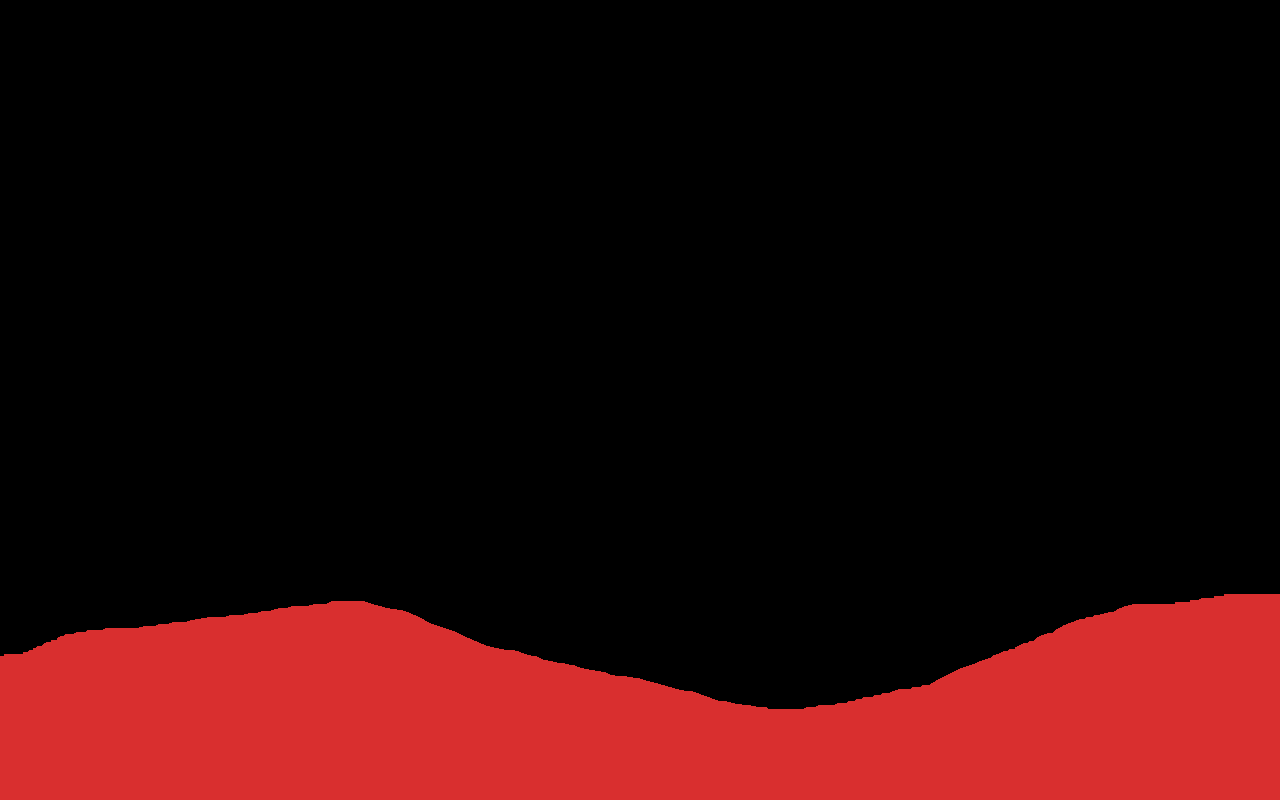

The image is a tile-based game level rendered from a .tmx file. Its description and complete source (layers, tilesets, objects, tile grids) follow:
An orthogonal 40x25 tile map with 32x32 px tiles, 1 tile layer (Ground).

<map version="1.9" tiledversion="1.9.1" orientation="orthogonal" renderorder="right-down" width="40" height="25" tilewidth="32" tileheight="32" infinite="0" nextlayerid="2" nextobjectid="1">
 <tileset firstgid="1" source="Ground.tsx" />
 <layer id="1" name="Ground" width="40" height="25">
  <data encoding="csv">
0,0,0,0,0,0,0,0,0,0,0,0,0,0,0,0,0,0,0,0,0,0,0,0,0,0,0,0,0,0,0,0,0,0,0,0,0,0,0,0,
0,0,0,0,0,0,0,0,0,0,0,0,0,0,0,0,0,0,0,0,0,0,0,0,0,0,0,0,0,0,0,0,0,0,0,0,0,0,0,0,
0,0,0,0,0,0,0,0,0,0,0,0,0,0,0,0,0,0,0,0,0,0,0,0,0,0,0,0,0,0,0,0,0,0,0,0,0,0,0,0,
0,0,0,0,0,0,0,0,0,0,0,0,0,0,0,0,0,0,0,0,0,0,0,0,0,0,0,0,0,0,0,0,0,0,0,0,0,0,0,0,
0,0,0,0,0,0,0,0,0,0,0,0,0,0,0,0,0,0,0,0,0,0,0,0,0,0,0,0,0,0,0,0,0,0,0,0,0,0,0,0,
0,0,0,0,0,0,0,0,0,0,0,0,0,0,0,0,0,0,0,0,0,0,0,0,0,0,0,0,0,0,0,0,0,0,0,0,0,0,0,0,
0,0,0,0,0,0,0,0,0,0,0,0,0,0,0,0,0,0,0,0,0,0,0,0,0,0,0,0,0,0,0,0,0,0,0,0,0,0,0,0,
0,0,0,0,0,0,0,0,0,0,0,0,0,0,0,0,0,0,0,0,0,0,0,0,0,0,0,0,0,0,0,0,0,0,0,0,0,0,0,0,
0,0,0,0,0,0,0,0,0,0,0,0,0,0,0,0,0,0,0,0,0,0,0,0,0,0,0,0,0,0,0,0,0,0,0,0,0,0,0,0,
0,0,0,0,0,0,0,0,0,0,0,0,0,0,0,0,0,0,0,0,0,0,0,0,0,0,0,0,0,0,0,0,0,0,0,0,0,0,0,0,
0,0,0,0,0,0,0,0,0,0,0,0,0,0,0,0,0,0,0,0,0,0,0,0,0,0,0,0,0,0,0,0,0,0,0,0,0,0,0,0,
441,442,443,444,445,446,447,448,449,450,451,452,453,454,455,456,457,458,459,460,461,462,463,464,465,466,467,468,469,470,471,472,473,474,475,476,477,478,479,480,
481,482,483,484,485,486,487,488,489,490,491,492,493,494,495,496,497,498,499,500,501,502,503,504,505,506,507,508,509,510,511,512,513,514,515,516,517,518,519,520,
521,522,523,524,525,526,527,528,529,530,531,532,533,534,535,536,537,538,539,540,541,542,543,544,545,546,547,548,549,550,551,552,553,554,555,556,557,558,559,560,
561,562,563,564,565,566,567,568,569,570,571,572,573,574,575,576,577,578,579,580,581,582,583,584,585,586,587,588,589,590,591,592,593,594,595,596,597,598,599,600,
601,602,603,604,605,606,607,608,609,610,611,612,613,614,615,616,617,618,619,620,621,622,623,624,625,626,627,628,629,630,631,632,633,634,635,636,637,638,639,640,
641,642,643,644,645,646,647,648,649,650,651,652,653,654,655,656,657,658,659,660,661,662,663,664,665,666,667,668,669,670,671,672,673,674,675,676,677,678,679,680,
681,682,683,684,685,686,687,688,689,690,691,692,693,694,695,696,697,698,699,700,701,702,703,704,705,706,707,708,709,710,711,712,713,714,715,716,717,718,719,720,
721,722,723,724,725,726,727,728,729,730,731,732,733,734,735,736,737,738,739,740,741,742,743,744,745,746,747,748,749,750,751,752,753,754,755,756,757,758,759,760,
761,762,763,764,765,766,767,768,769,770,771,772,773,774,775,776,777,778,779,780,781,782,783,784,785,786,787,788,789,790,791,792,793,794,795,796,797,798,799,800,
801,802,803,804,805,806,807,808,809,810,811,812,813,814,815,816,817,818,819,820,821,822,823,824,825,826,827,828,829,830,831,832,833,834,835,836,837,838,839,840,
841,842,843,844,845,846,847,848,849,850,851,852,853,854,855,856,857,858,859,860,861,862,863,864,865,866,867,868,869,870,871,872,873,874,875,876,877,878,879,880,
881,882,883,884,885,886,887,888,889,890,891,892,893,894,895,896,897,898,899,900,901,902,903,904,905,906,907,908,909,910,911,912,913,914,915,916,917,918,919,920,
921,922,923,924,925,926,927,928,929,930,931,932,933,934,935,936,937,938,939,940,941,942,943,944,945,946,947,948,949,950,951,952,953,954,955,956,957,958,959,960,
961,962,963,964,965,966,967,968,969,970,971,972,973,974,975,976,977,978,979,980,981,982,983,984,985,986,987,988,989,990,991,992,993,994,995,996,997,998,999,1000
</data>
 </layer>
</map>
